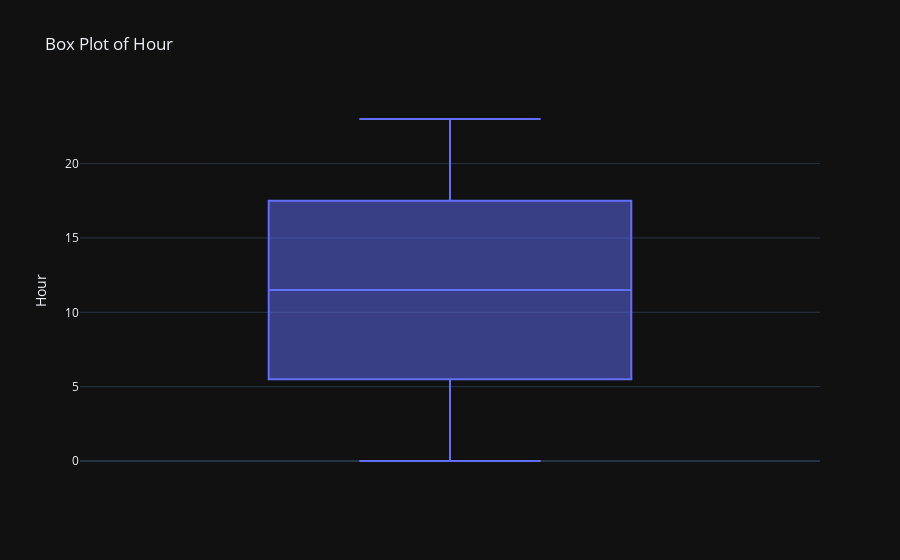
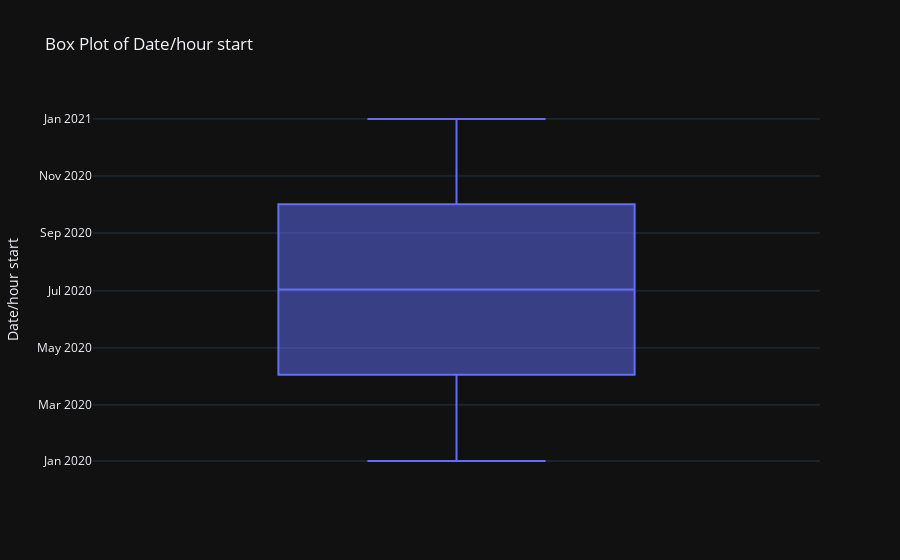
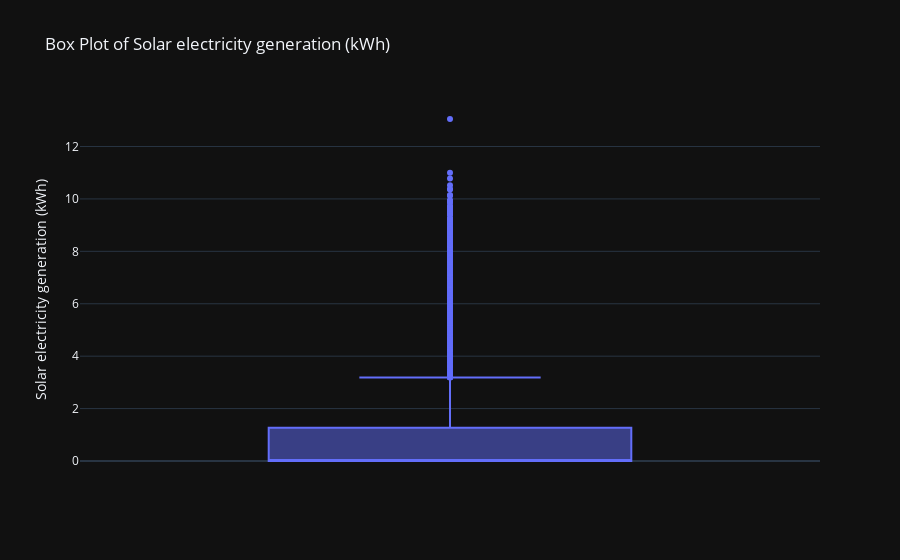
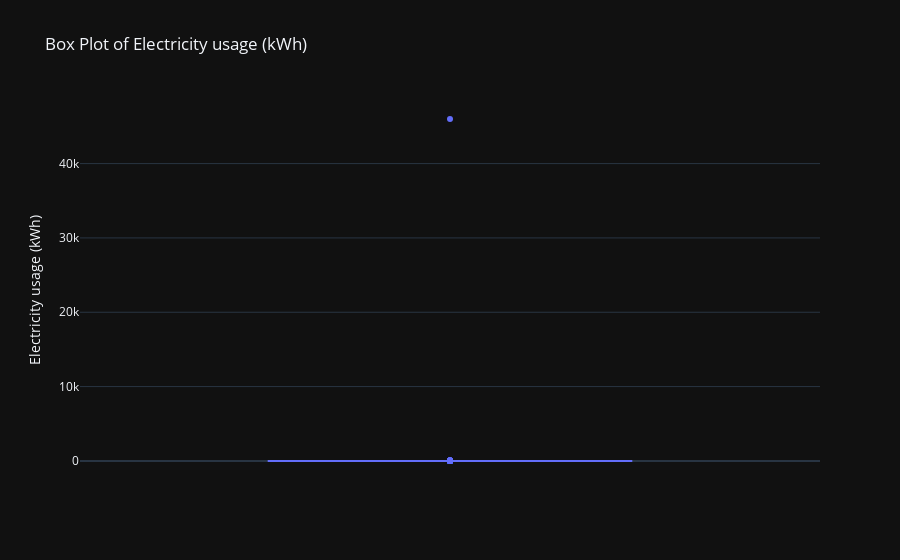

Write notebook code for charts like these, in order.
### Code cell
#drawing box plots for each data
columns = list(df.columns)

for col in columns:
    boxplot(col)

### Figure 1 — Plotly figure (JSON) as saved in the notebook; plotly's stock layout.template omitted (floating-point values rounded to 4 significant figures; data arrays with more than 128 entries replaced by an {"elided": "..."} marker saying what was removed)
{"data": [{"alignmentgroup": "True", "hovertemplate": "Hour=%{y}<extra></extra>", "legendgroup": "", "marker": {"color": "#636efa"}, "name": "", "notched": false, "offsetgroup": "", "orientation": "v", "showlegend": false, "type": "box", "x0": " ", "xaxis": "x", "y": {"elided": "8760 int values"}, "y0": " ", "yaxis": "y"}], "layout": {"boxmode": "group", "legend": {"tracegroupgap": 0}, "title": {"text": "Box Plot of Hour"}, "xaxis": {"anchor": "y", "domain": [0, 1]}, "yaxis": {"anchor": "x", "domain": [0, 1], "title": {"text": "Hour"}}}}

### Figure 2 — Plotly figure (JSON) as saved in the notebook; plotly's stock layout.template omitted (floating-point values rounded to 4 significant figures; data arrays with more than 128 entries replaced by an {"elided": "..."} marker saying what was removed)
{"data": [{"alignmentgroup": "True", "hovertemplate": "Date/hour start=%{y}<extra></extra>", "legendgroup": "", "marker": {"color": "#636efa"}, "name": "", "notched": false, "offsetgroup": "", "orientation": "v", "showlegend": false, "type": "box", "x0": " ", "xaxis": "x", "y": {"elided": "8760 str values"}, "y0": " ", "yaxis": "y"}], "layout": {"boxmode": "group", "legend": {"tracegroupgap": 0}, "title": {"text": "Box Plot of Date/hour start"}, "xaxis": {"anchor": "y", "domain": [0, 1]}, "yaxis": {"anchor": "x", "domain": [0, 1], "title": {"text": "Date/hour start"}}}}

### Figure 3 — Plotly figure (JSON) as saved in the notebook; plotly's stock layout.template omitted (floating-point values rounded to 4 significant figures; data arrays with more than 128 entries replaced by an {"elided": "..."} marker saying what was removed)
{"data": [{"alignmentgroup": "True", "hovertemplate": "Solar electricity generation (kWh)=%{y}<extra></extra>", "legendgroup": "", "marker": {"color": "#636efa"}, "name": "", "notched": false, "offsetgroup": "", "orientation": "v", "showlegend": false, "type": "box", "x0": " ", "xaxis": "x", "y": {"elided": "8760 float values"}, "y0": " ", "yaxis": "y"}], "layout": {"boxmode": "group", "legend": {"tracegroupgap": 0}, "title": {"text": "Box Plot of Solar electricity generation (kWh)"}, "xaxis": {"anchor": "y", "domain": [0, 1]}, "yaxis": {"anchor": "x", "domain": [0, 1], "title": {"text": "Solar electricity generation (kWh)"}}}}

### Figure 4 — Plotly figure (JSON) as saved in the notebook; plotly's stock layout.template omitted (floating-point values rounded to 4 significant figures; data arrays with more than 128 entries replaced by an {"elided": "..."} marker saying what was removed)
{"data": [{"alignmentgroup": "True", "hovertemplate": "Electricity usage (kWh)=%{y}<extra></extra>", "legendgroup": "", "marker": {"color": "#636efa"}, "name": "", "notched": false, "offsetgroup": "", "orientation": "v", "showlegend": false, "type": "box", "x0": " ", "xaxis": "x", "y": {"elided": "8760 float values"}, "y0": " ", "yaxis": "y"}], "layout": {"boxmode": "group", "legend": {"tracegroupgap": 0}, "title": {"text": "Box Plot of Electricity usage (kWh)"}, "xaxis": {"anchor": "y", "domain": [0, 1]}, "yaxis": {"anchor": "x", "domain": [0, 1], "title": {"text": "Electricity usage (kWh)"}}}}
